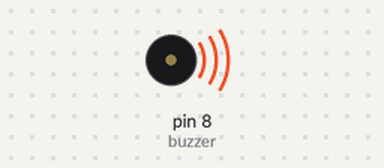
A sketch run on a simulated Arduino Uno, built with avr-gcc and run on an emulated ATmega328P. Shown: buzzer (waves = sounding).

Above: at 0.1 s.
Timing chart, 0 to 1.6 s (numbered marks = the images above):
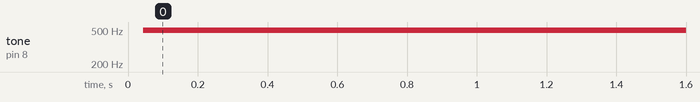

Measured:
- by itself, tone on pin 8 (buzzer): silent → 496 Hz at 0.04 s

The sketch:

meme.ino
```cpp
int buzzer = 8; //設置控制蜂鳴器的數位 IO 腳
void setup() {
  pinMode(buzzer, OUTPUT); //設置數位 IO 腳模式，OUTPUT 為轀出
}
void loop() {
  unsigned char i, j; //定義變數
  while (1) {     for (i = 0; i < 80; i++){ //發出一個頻率的聲音
    digitalWrite(buzzer, HIGH); //發聲音
    delay(1);//延時 1ms
    digitalWrite(buzzer, LOW); //不發聲音
    delay(1);//延時 1ms
    }
  }
 }
```
